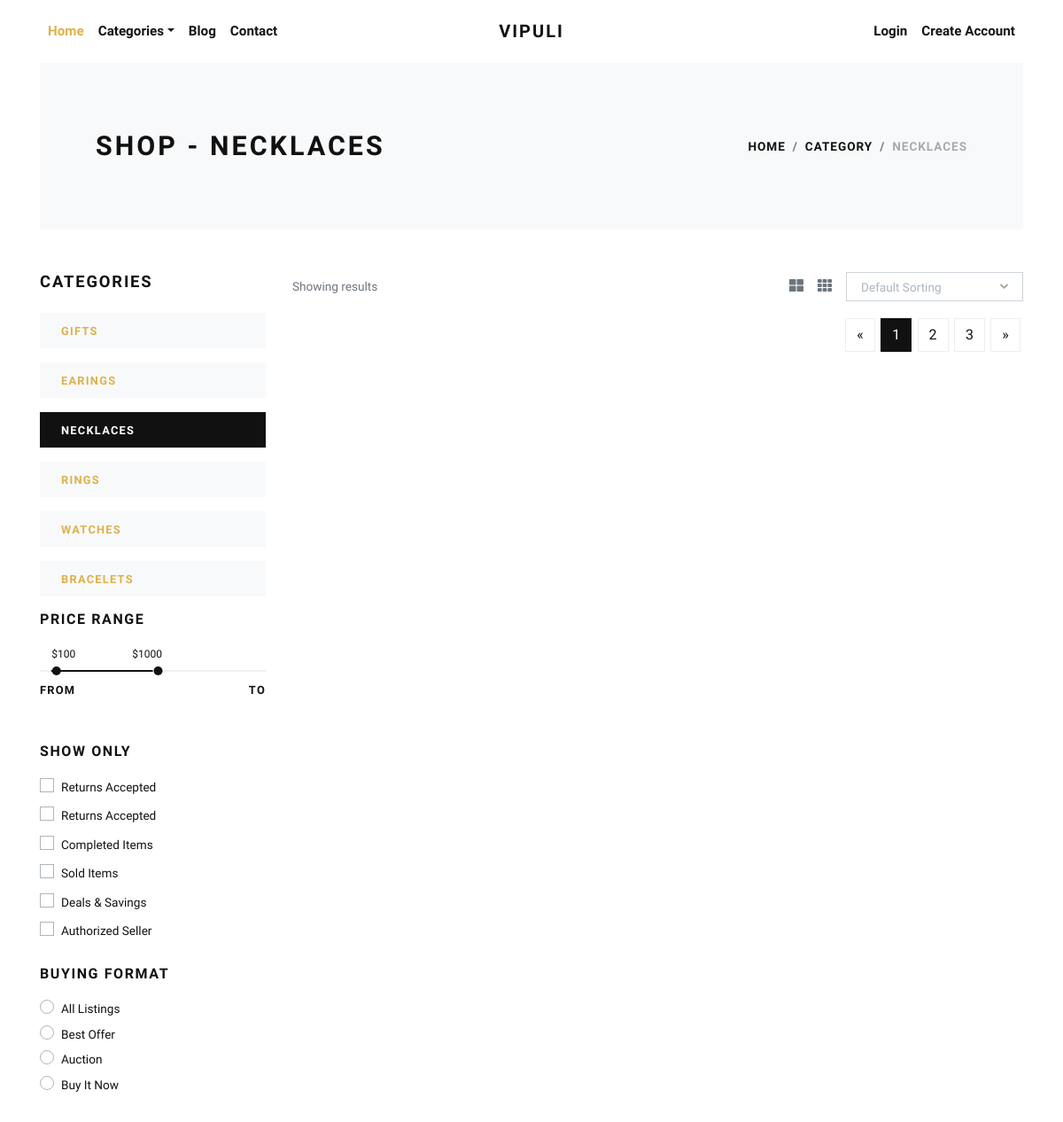
Before: /necklaces/ with the older database file.
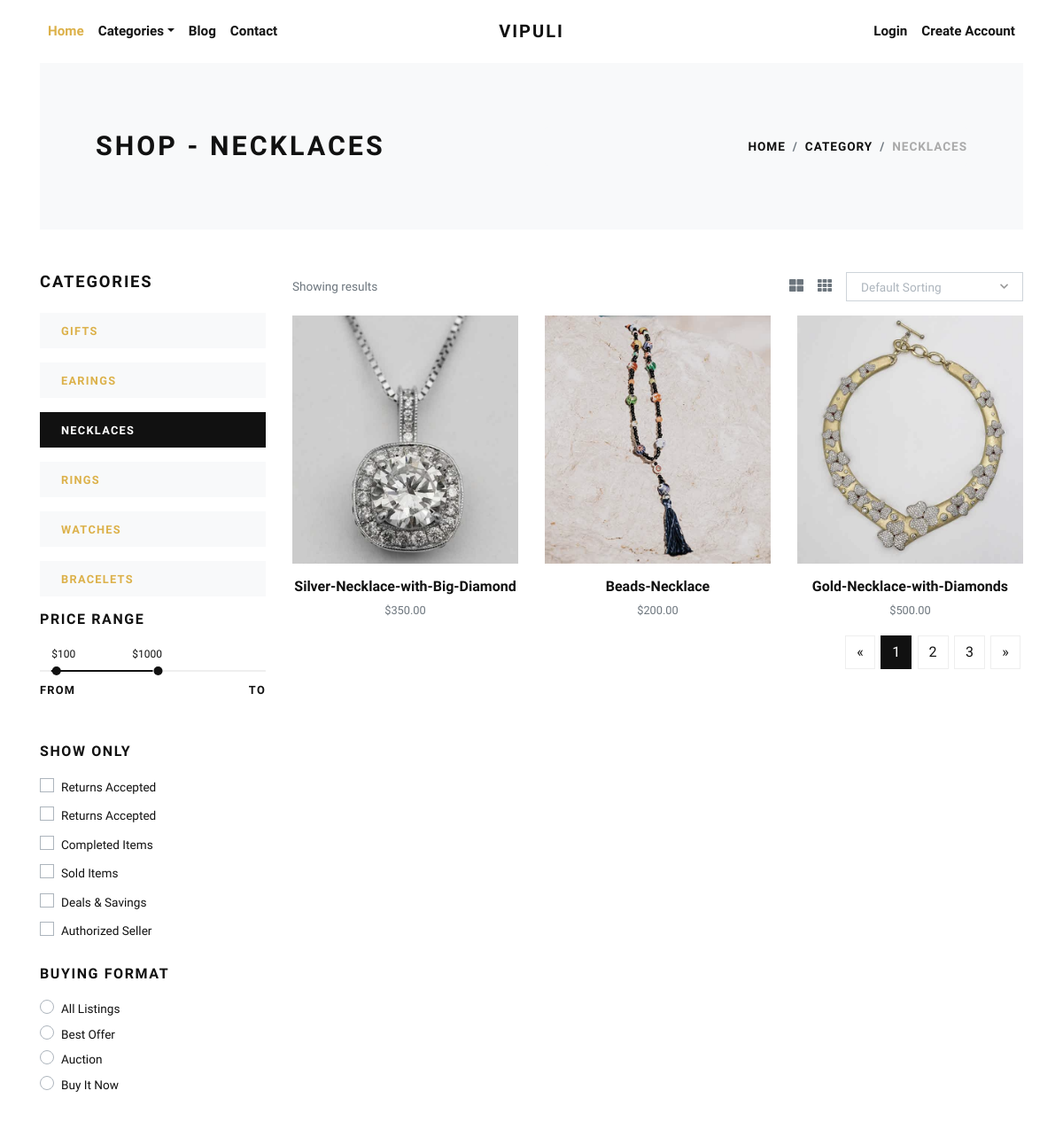
After: the same page with the newer database file.
### store/models.py (models this page shows, shortened)
class Category(models.Model):
    title = models.CharField(max_length=50, verbose_name="Category Title")
    slug = models.SlugField(max_length=55, verbose_name="Category Slug")
    description = models.TextField(blank=True, verbose_name="Category Description")
    category_image = models.ImageField(upload_to='category', blank=True, null=True, verbose_name="Category Image")
    is_active = models.BooleanField(verbose_name="Is Active?")
    is_featured = models.BooleanField(verbose_name="Is Featured?")
    created_at = models.DateTimeField(auto_now_add=True, verbose_name="Created Date")
    updated_at = models.DateTimeField(auto_now=True, verbose_name="Updated Date")
    class Meta:
        verbose_name_plural = 'Categories'
        ordering = ('-created_at', )

class Product(models.Model):
    title = models.CharField(max_length=150, verbose_name="Product Title")
    slug = models.SlugField(max_length=160, verbose_name="Product Slug")
    sku = models.CharField(max_length=255, unique=True, verbose_name="Unique Product ID (SKU)")
    short_description = models.TextField(verbose_name="Short Description")
    detail_description = models.TextField(blank=True, null=True, verbose_name="Detail Description")
    product_image = models.ImageField(upload_to='product', blank=True, null=True, verbose_name="Product Image")
    price = models.DecimalField(max_digits=8, decimal_places=2)
    category = models.ForeignKey(Category, verbose_name="Product Categoy", on_delete=models.CASCADE)
    is_active = models.BooleanField(verbose_name="Is Active?")
    is_featured = models.BooleanField(verbose_name="Is Featured?")
    created_at = models.DateTimeField(auto_now_add=True, verbose_name="Created Date")
    updated_at = models.DateTimeField(auto_now=True, verbose_name="Updated Date")
    class Meta:
        verbose_name_plural = 'Products'
        ordering = ('-created_at', )

### store/views.py (the view)
# urls.py: path('<slug:slug>/', views.category_products, name="category-products"),
def category_products(request, slug):
    category = get_object_or_404(Category, slug=slug)
    products = Product.objects.filter(is_active=True, category=category)
    categories = Category.objects.filter(is_active=True)
    context = {
        'category': category,
        'products': products,
        'categories': categories,
    }
    return render(request, 'store/category_products.html', context)

### templates/store/category_products.html (shortened to what the changed rows need)
{% extends 'base.html' %}
{% load static %}
    {% block content %}
      <div class="container">
        <section class="py-5 bg-light">
          <div class="container">
            <div class="row px-4 px-lg-5 py-lg-4 align-items-center">
              <div class="col-lg-6">
                <h1 class="h2 text-uppercase mb-0">Shop - {{category.title}}</h1>
              </div>
              <div class="col-lg-6 text-lg-right">
                <nav aria-label="breadcrumb">
                  <ol class="breadcrumb justify-content-lg-end mb-0 px-0">
                    <li class="breadcrumb-item"><a href="{% url 'store:home' %}">Home</a></li>
                    <li class="breadcrumb-item"><a href="{% url 'store:all-categories' %}">Category</a></li>
                    <li class="breadcrumb-item active" aria-current="page">{{category.title}}</li>
                  </ol>
                </nav>
              </div>
            </div>
          </div>
        </section>
        <section class="py-5">
          <div class="container p-0">
            <div class="row">
              <div class="col-lg-3 order-2 order-lg-1">
                {% if categories %}
                  {% for cat in categories %}
                    <a href="{% url 'store:category-products' cat.slug %}">
                      <div class="py-2 px-4 {% if category == cat %}bg-dark text-white {% else %}bg-light{% endif %} mb-3">
                        <strong class="small text-uppercase font-weight-bold">{{cat.title}}</strong>
                      </div>
                    </a>
                  {% endfor %}
                {% endif %}
              </div>
              <div class="col-lg-9 order-1 order-lg-2 mb-5 mb-lg-0">
                <div class="row">
                  {% if products %}
                    {% for product in products %}
                      <div class="col-lg-4 col-sm-6">
                        <div class="product text-center">
                          <div class="mb-3 position-relative">
                            <a class="d-block" href="{% url 'store:product-detail' product.slug %}">
                              {% if product.product_image %}
                                <img class="img-fluid w-100" src="{{product.product_image.url}}" alt="{{product.title}}">
                              {% else %}
                                <img class="img-fluid w-100" src="{% static 'img/product-1.jpg' %}" alt="{{product.title}}">
                              {% endif %}
                            </a>
                          </div>
                          <h6> <a class="reset-anchor" href="{% url 'store:product-detail' product.slug %}">{{product.title}}</a></h6>
                          <p class="small text-muted">${{product.price}}</p>
                        </div>
                      </div>
                    {% endfor %}
                  {% endif %}
                </div>
              </div>
            </div>
          </div>
        </section>
      </div>
      {% endblock content %}

Changed rows visible on the page:
added Product: product_image (picture), title "Silver-Necklace-with-Big-Diamond", price "350.00"
added Product: product_image (picture), title "Beads-Necklace", price "200.00"
added Product: product_image (picture), title "Gold-Necklace-with-Diamonds", price "500.00"
